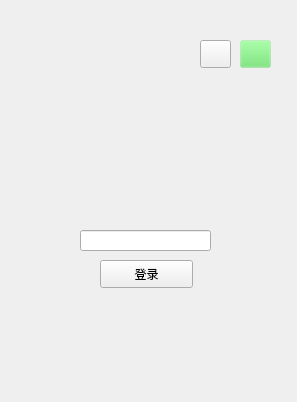
<?xml version="1.0" encoding="UTF-8"?>
<ui version="4.0">
 <class>MainWindow</class>
 <widget class="QMainWindow" name="MainWindow">
  <property name="geometry">
   <rect>
    <x>0</x>
    <y>0</y>
    <width>297</width>
    <height>402</height>
   </rect>
  </property>
  <property name="windowTitle">
   <string>MainWindow</string>
  </property>
  <widget class="QWidget" name="centralWidget">
   <widget class="QPushButton" name="close">
    <property name="geometry">
     <rect>
      <x>240</x>
      <y>40</y>
      <width>31</width>
      <height>28</height>
     </rect>
    </property>
    <property name="toolTip">
     <string>&lt;html&gt;&lt;head/&gt;&lt;body&gt;&lt;p&gt;关闭窗口&lt;/p&gt;&lt;/body&gt;&lt;/html&gt;</string>
    </property>
    <property name="whatsThis">
     <string>&lt;html&gt;&lt;head/&gt;&lt;body&gt;&lt;p&gt;关闭&lt;/p&gt;&lt;/body&gt;&lt;/html&gt;</string>
    </property>
    <property name="styleSheet">
     <string notr="true">QPushButton{
background-color:rgba(100,225,100,30);//背景色（也可以设置图片）
border-style:outset;                  //边框样式（inset/outset）
border-width:8px;                     //边框宽度像素
border-radius:10px;                   //边框圆角半径像素
border-color:rgba(255,255,255,30);    //边框颜色
font:bold 20px;                       //字体，字体大小
color:rgba(0,0,0,100);                //字体颜色
padding:10px;                          //填衬
}
QPushButton:pressed{
background-color:rgba(100,255,100,200);
border-color:rgba(255,255,255,30);
border-style:inset;
color:rgba(0,0,0,100);
}
QPushButton:hover{
background-color:rgba(100,255,100,100);
border-color:rgba(255,255,255,200);
color:rgba(0,0,0,200);
}</string>
    </property>
    <property name="text">
     <string/>
    </property>
   </widget>
   <widget class="QPushButton" name="hide">
    <property name="geometry">
     <rect>
      <x>200</x>
      <y>40</y>
      <width>31</width>
      <height>28</height>
     </rect>
    </property>
    <property name="toolTip">
     <string>&lt;html&gt;&lt;head/&gt;&lt;body&gt;&lt;p&gt;最小化&lt;/p&gt;&lt;/body&gt;&lt;/html&gt;</string>
    </property>
    <property name="text">
     <string/>
    </property>
   </widget>
   <widget class="QPushButton" name="pushButton">
    <property name="geometry">
     <rect>
      <x>100</x>
      <y>260</y>
      <width>93</width>
      <height>28</height>
     </rect>
    </property>
    <property name="text">
     <string>登录</string>
    </property>
   </widget>
   <widget class="QLabel" name="label">
    <property name="geometry">
     <rect>
      <x>70</x>
      <y>110</y>
      <width>151</width>
      <height>231</height>
     </rect>
    </property>
    <property name="text">
     <string/>
    </property>
   </widget>
   <widget class="QLineEdit" name="lineEdit">
    <property name="geometry">
     <rect>
      <x>80</x>
      <y>230</y>
      <width>131</width>
      <height>21</height>
     </rect>
    </property>
   </widget>
   <widget class="QLabel" name="back">
    <property name="geometry">
     <rect>
      <x>0</x>
      <y>0</y>
      <width>301</width>
      <height>401</height>
     </rect>
    </property>
    <property name="text">
     <string/>
    </property>
   </widget>
   <zorder>back</zorder>
   <zorder>label</zorder>
   <zorder>close</zorder>
   <zorder>hide</zorder>
   <zorder>pushButton</zorder>
   <zorder>lineEdit</zorder>
  </widget>
 </widget>
 <layoutdefault spacing="6" margin="11"/>
 <resources/>
 <connections/>
</ui>
